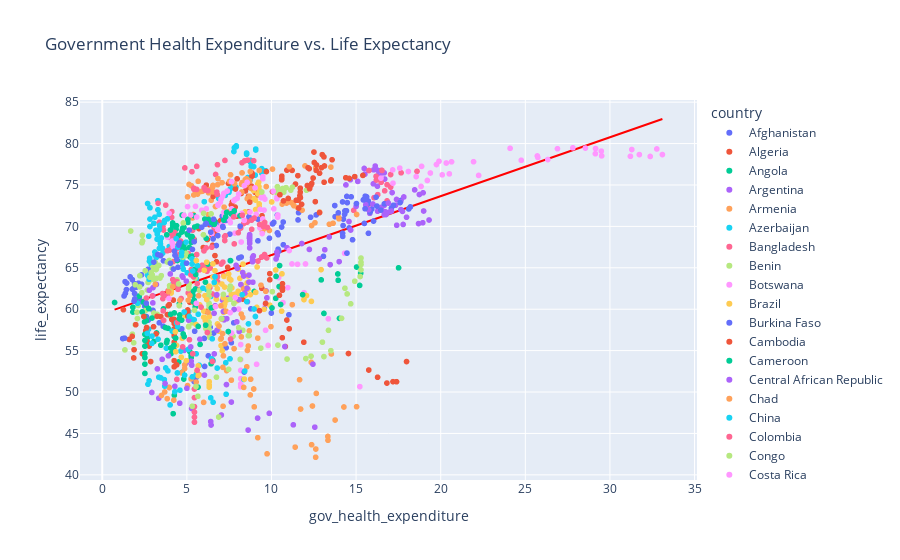

The code cell stored with this chart in its notebook:
### Code cell
# Create an interactive plot
# created with the help of chatgpt

fig = px.scatter(df_lr, x='gov_health_expenditure', y='life_expectancy', color='country', hover_name='country', title='Government Health Expenditure vs. Life Expectancy')
fig.add_scatter(x=df_lr['gov_health_expenditure'], y=lr.predict(df_lr[['gov_health_expenditure']]), mode='lines', name='Regression Line', line=dict(color='red'))

fig.show()
